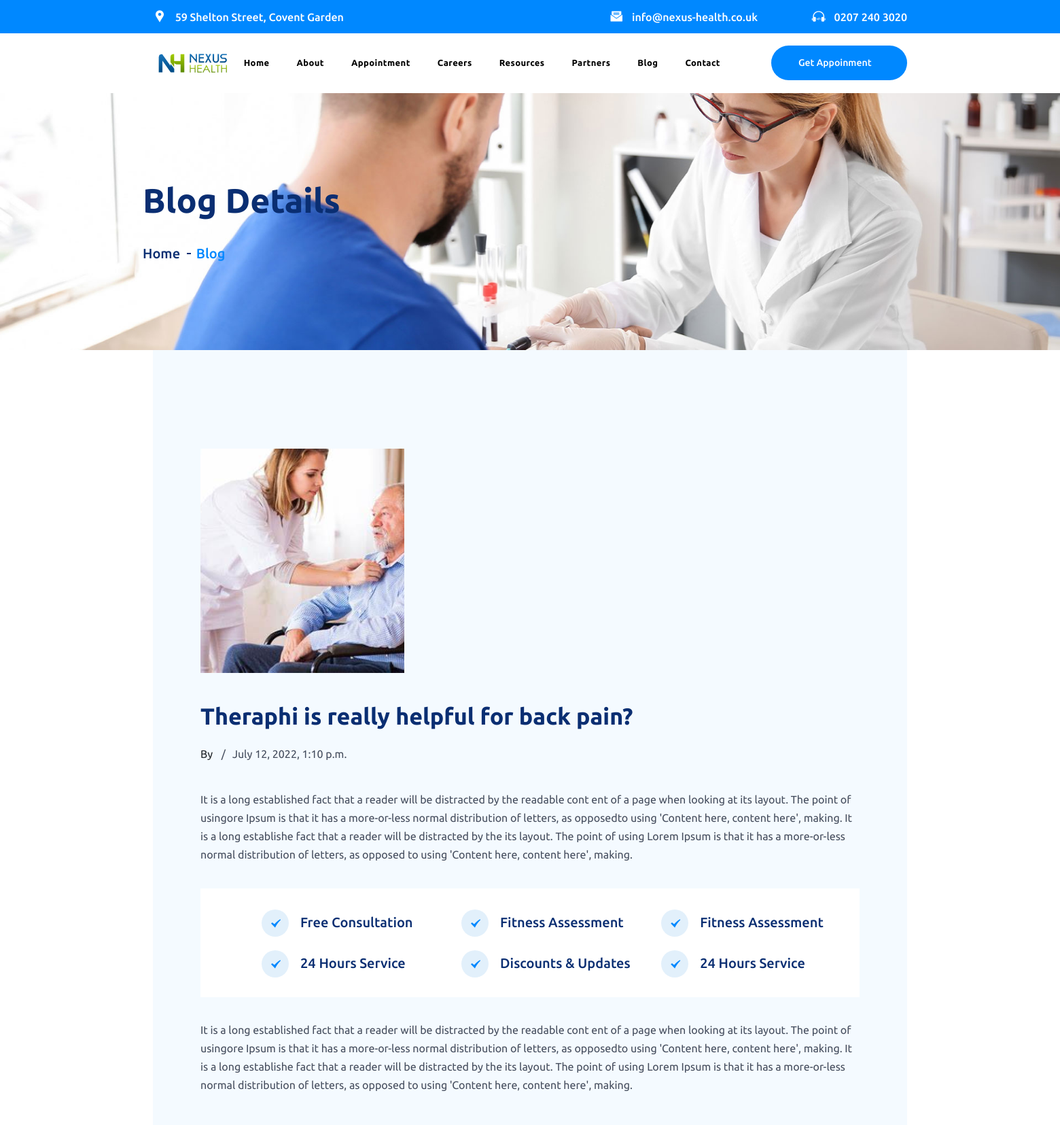
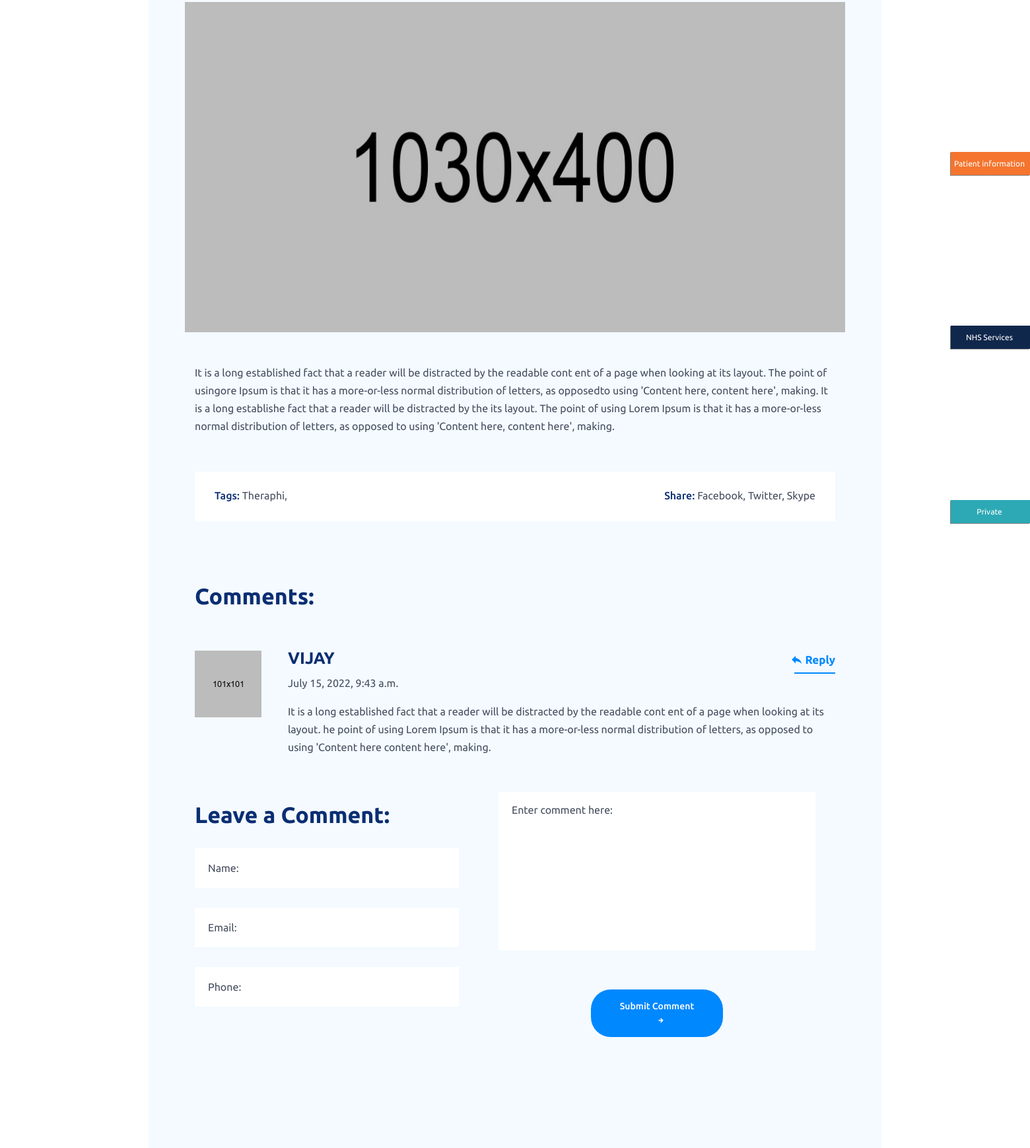
Screenshot of /blog/theraphi-is-really-helpful-for-back-pain (upper part) with the database file from the repository (2 pictures, top to bottom).
### nexus_blog/models.py (models this page shows, shortened)
class Blog(models.Model):
    title = models.CharField(max_length=255, unique=True)
    blogs_img=models.ImageField(upload_to='Blog/Blog_Img')
    uper_content = RichTextField()
    middle_content = RichTextField()
    content_img =models.ImageField(upload_to='Blog/Content_Img')
    lower_content = RichTextField()
    slug = models.SlugField(max_length=255, unique=True)
    date_created = models.DateTimeField(auto_now_add=True)
    date_modified = models.DateTimeField(auto_now=True)
    publish_date = models.DateTimeField(blank=True, null=True)
    author = models.ForeignKey(User, on_delete= models.CASCADE,related_name='blog_posts')
    tags = models.ManyToManyField(Tag, blank=True)
    status = models.IntegerField(choices=STATUS, default=0)
    class Meta:
        ordering = ["-publish_date"]

class Tag(models.Model):
    name = models.CharField(max_length=50, unique=True)
    slug = models.SlugField(null=True, blank=True)
    def __str__(self):
        return self.name

class Comment(models.Model):
    post = models.ForeignKey(Blog, on_delete=models.CASCADE, related_name='comments')
    name = models.CharField(max_length=80)
    email = models.EmailField(max_length=200, blank=True)
    phoneno=models.CharField(max_length=10)
    message = models.TextField()
    created = models.DateTimeField(auto_now_add=True)
    updated = models.DateTimeField(auto_now=True)
    active = models.BooleanField(default=True)
    class Meta:
        ordering = ('created',)

### nexus_blog/views.py (the view)
# urls.py: path('blog/<slug:slug>', views.PostDetail, name='post_detail'),
def PostDetail(request, slug):
    post = Blog.objects.filter(slug=slug).first()
    comments = post.comments.filter(active=True)
    new_comment = None
    if request.method == 'POST':
        comment_form = CommentForm(data=request.POST)
        if comment_form.is_valid():
            new_comment = comment_form.save(commit=False)
            new_comment.post = post
            new_comment.save()
    else:
        comment_form = CommentForm()
    context = {
        'post': post,
        'comments': comments,
        'new_comment': new_comment,
        'comment_form': comment_form
    }
    return render(request, 'blogs/post_detail.html', context)

### nexus_blog/forms.py
class CommentForm(forms.ModelForm):
      name = forms.CharField(widget=forms.TextInput(attrs={'placeholder': 'Name'}), max_length=100)
      email = forms.EmailField(widget=forms.EmailInput(attrs={'placeholder': 'Email Address'}), max_length=100)
      phoneno = forms.CharField(widget=forms.TextInput(attrs={'placeholder': 'Mobile No'}), max_length=10)
      message = forms.CharField(strip=False ,widget=forms.Textarea(attrs={'placeholder': 'Write your message here ...'}), max_length=1000)
      class Meta:
        model = Comment
        fields = ['name', 'email', 'phoneno', 'message']

### nexus_health/templates/blogs/post_detail.html (shortened to what this page needs)
{% extends 'base.html' %}
{% load static %}
{% block content %}
<main class="site-content">
    {% include 'includes/blog_header.html' %}
    <div class="page_header d-flex align-items-center">
        <div class="container">
            <section>
                <h2>Blog Details</h2>
                <div class="breadcrumbs">
                    <a href="{% url 'home'%}">Home</a>
                    <span>Blog</span>
                </div>
            </section>
        </div>
    </div>
    </div>
    <div class="blog_post">
        <div class="container-xl">
            <div class="the_post_container">
                <div class="the_post">
                    <figure>
                        <img src="{{post.blogs_img.url}}" alt="Blog title">
                    </figure>
                    <h2 class="the_title"> {{ post.title }}</h2>
                    <div class="post_info">
                        <a href="#" class="the_name">By {{ post.name }}</a>
                        <a href="#" class="date_time">{{post.publish_date}}</a>
                    </div>
                    <p>{{ post.uper_content|safe }}</p>
                    <ul>
                      {% include 'includes/tags_content.html' %}
                    </ul>
                    <p>{{ post.middle_content|safe }}</p>
                    <div class="row justify-content-lg-between justify-content-center my-lg-5 my-4">
                        <figure>
                            <img src="{{post.content_img.url}}" style="height:500px;" alt="Blog content">
                        </figure>
                    </div>
                    <p>{{ post.lower_content|safe }}</p>
                    </div>
                <div class="post_footer">
                    <div class="row justify-content-between">
                        <div class="col-sm-6">
                            <p class="post_tags">
                                <span>Tags:</span>
                                {% for tag in post.tags.all %}
                                <a href="#"> {{ tag }},</a>
                                {% endfor %}
                            </p>
                        </div>
                        <div class="col-sm-6">
                            <p class="share_post">
                                <span>Share:</span>
                                <a href="#">Facebook,</a>
                                <a href="#">Twitter,</a>
                                <a href="#">Skype</a>
                            </p>
                        </div>
                    </div>
                </div>
                  <div class="post_reaction">
                    <h3>Comments:</h3>
                    <ul class="list-unstyled all_comments">
                        {% for comment in comments %}
                        <li class="media comment-card">
                            <a href="#">
                                <img src="{% static 'img/comments/01.jpg'%}" alt="Comment by name">
                            </a>
                            <div class="media-body">
                                <div class="d-flex justify-content-between comment-header">
                                    <div class="commented-by">
                                        <h3>{{ comment.name }} </h3>
                                        <h4>{{ comment.created }}</h4>
                                    </div>
                                  <div  data-toggle="collapse" data-target="#comment" class="reply">
                                        <a href="#">
                                            <i class="icofont-reply"></i>
                                            Reply
                                        </a>
                                    </div>
                                </div>
                              {{ comment.message|linebreaks }}
                                    </div>
                        </li>
                        {% empty %}
                        <h4>There are no comments yet.</h4>
                        {% endfor %}
                    </ul>
                    <h3>Leave a Comment:</h3>
                    <form  method="POST" class="d-flex justify-content-between flex-wrap">
                        <div class="inputs  ">
                            <input type="text" name="name" placeholder="Name:">
                            <input type="email" name="email" placeholder="Email:">
                            <input type="text" name="phoneno" placeholder="Phone:">
                        </div>
                        <div class="text-area text-center">
                            <textarea name="message" placeholder="Enter comment here:"></textarea>
                            <button type="submit" class="theme-btn">
                                Submit Comment <i class="icofont-arrow-right"></i>
                            </button>
                        </div>
                    </form>
                </div>
            </div>
        </div>
    </div>
</main>
{% endblock %}

### nexus_health/static/css/responsive.css (style rules this page uses)
@media (min-width: 1200px) { .container { max-width: 1170px; } }

### rows the page displays
Blog: blogs_img (picture), title "Theraphi is really helpful for back pain?", publish_date "July 12, 2022, 1:10 p.m.", uper_content "It is a long established fact that a reader will be distracted by the readable cont ent of a page when looking at its layout. The point of usingore Ipsum is that it has a more-or-less normal distribution of letters, as opposedto using 'Content here, content here', making. It is a long establishe fact that a reader will be distracted by the its layout. The point of using Lorem Ipsum is that it has a more-or-less normal distribution of letters, as opposed to using 'Content here, content here', making.", middle_content "It is a long established fact that a reader will be distracted by the readable cont ent of a page when looking at its layout. The point of usingore Ipsum is that it has a more-or-less normal distribution of letters, as opposedto using 'Content here, content here', making. It is a long establishe fact that a reader will be distracted by the its layout. The point of using Lorem Ipsum is that it has a more-or-less normal distribution of letters, as opposed to using 'Content here, content here', making.", content_img (picture), lower_content "It is a long established fact that a reader will be distracted by the readable cont ent of a page when looking at its layout. The point of usingore Ipsum is that it has a more-or-less normal distribution of letters, as opposedto using 'Content here, content here', making. It is a long establishe fact that a reader will be distracted by the its layout. The point of using Lorem Ipsum is that it has a more-or-less normal distribution of letters, as opposed to using 'Content here, content here', making."
Tag: name "Theraphi"
Comment: name "VIJAY", created "July 15, 2022, 9:43 a.m.", message "It is a long established fact that a reader will be distracted by the readable cont ent of a page when looking at its layout. he point of using Lorem Ipsum is that it has a more-or-less normal distribution of letters, as opposed to using 'Content here content here', making."
